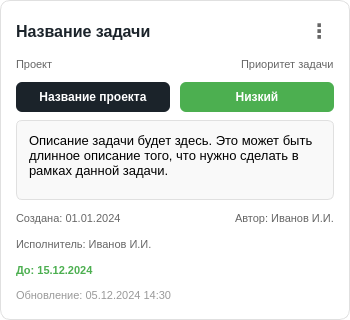
<?xml version="1.0" encoding="UTF-8"?>
<ui version="4.0">
 <class>TaskCard</class>
 <widget class="QFrame" name="TaskCard">
  <property name="geometry">
   <rect>
    <x>0</x>
    <y>0</y>
    <width>350</width>
    <height>320</height>
   </rect>
  </property>
  <property name="minimumSize">
   <size>
    <width>300</width>
    <height>280</height>
   </size>
  </property>
  <property name="maximumSize">
   <size>
    <width>350</width>
    <height>350</height>
   </size>
  </property>
  <property name="styleSheet">
   <string notr="true">QFrame#TaskCard {
    background-color: white;
    border-radius: 10px;
    border: 1px solid #E0E0E0;
    padding: 15px;
}
QFrame#TaskCard:hover {
    border: 2px solid #D22730;
    box-shadow: 0 4px 12px rgba(210, 39, 48, 0.2);
}</string>
  </property>
  <property name="frameShape">
   <enum>QFrame::StyledPanel</enum>
  </property>
  <property name="frameShadow">
   <enum>QFrame::Raised</enum>
  </property>
  <layout class="QVBoxLayout" name="verticalLayout">
   <property name="spacing">
    <number>8</number>
   </property>
   <property name="leftMargin">
    <number>0</number>
   </property>
   <property name="topMargin">
    <number>0</number>
   </property>
   <property name="rightMargin">
    <number>0</number>
   </property>
   <property name="bottomMargin">
    <number>0</number>
   </property>
   <item>
    <layout class="QHBoxLayout" name="titleLayout">
     <item>
      <widget class="QLabel" name="taskTitleLabel">
       <property name="styleSheet">
        <string notr="true">QLabel {
    font-size: 16px;
    font-weight: bold;
    color: #1B232A;
}</string>
       </property>
       <property name="text">
        <string>Название задачи</string>
       </property>
      </widget>
     </item>
     <item>
      <spacer name="horizontalSpacer">
       <property name="orientation">
        <enum>Qt::Horizontal</enum>
       </property>
       <property name="sizeHint" stdset="0">
        <size>
         <width>40</width>
         <height>20</height>
        </size>
       </property>
      </spacer>
     </item>
     <item>
      <widget class="QPushButton" name="menuButton">
       <property name="minimumSize">
        <size>
         <width>30</width>
         <height>30</height>
        </size>
       </property>
       <property name="maximumSize">
        <size>
         <width>30</width>
         <height>30</height>
        </size>
       </property>
       <property name="styleSheet">
        <string notr="true">QPushButton {
    background-color: transparent;
    border: none;
    color: #666;
    font-size: 20px;
    font-weight: bold;
}
QPushButton:hover {
    color: #D22730;
}</string>
       </property>
       <property name="text">
        <string>⋮</string>
       </property>
      </widget>
     </item>
    </layout>
   </item>
   <item>
    <layout class="QHBoxLayout" name="labelsLayout">
     <item>
      <widget class="QLabel" name="projectLabel">
       <property name="styleSheet">
        <string notr="true">QLabel {
    font-size: 11px;
    color: #666;
}</string>
       </property>
       <property name="text">
        <string>Проект</string>
       </property>
      </widget>
     </item>
     <item>
      <spacer name="horizontalSpacer_2">
       <property name="orientation">
        <enum>Qt::Horizontal</enum>
       </property>
       <property name="sizeHint" stdset="0">
        <size>
         <width>40</width>
         <height>20</height>
        </size>
       </property>
      </spacer>
     </item>
     <item>
      <widget class="QLabel" name="priorityLabel">
       <property name="styleSheet">
        <string notr="true">QLabel {
    font-size: 11px;
    color: #666;
}</string>
       </property>
       <property name="text">
        <string>Приоритет задачи</string>
       </property>
      </widget>
     </item>
    </layout>
   </item>
   <item>
    <layout class="QHBoxLayout" name="projectPriorityLayout">
     <property name="spacing">
      <number>10</number>
     </property>
     <item>
      <widget class="QPushButton" name="projectButton">
       <property name="minimumSize">
        <size>
         <width>0</width>
         <height>30</height>
        </size>
       </property>
       <property name="maximumSize">
        <size>
         <width>16777215</width>
         <height>30</height>
        </size>
       </property>
       <property name="styleSheet">
        <string notr="true">QPushButton {
    background-color: #1B232A;
    color: white;
    border: none;
    border-radius: 6px;
    padding: 6px 12px;
    font-size: 12px;
    font-weight: bold;
}
QPushButton:hover {
    background-color: #D9D9D6;
    color: black;
}</string>
       </property>
       <property name="text">
        <string>Название проекта</string>
       </property>
      </widget>
     </item>
     <item>
      <widget class="QLabel" name="priorityValueLabel">
       <property name="minimumSize">
        <size>
         <width>0</width>
         <height>30</height>
        </size>
       </property>
       <property name="maximumSize">
        <size>
         <width>16777215</width>
         <height>30</height>
        </size>
       </property>
       <property name="layoutDirection">
        <enum>Qt::LeftToRight</enum>
       </property>
       <property name="styleSheet">
        <string notr="true">QLabel {
    background-color: #4CAF50;
    color: white;
    border: none;
    border-radius: 6px;
    padding: 6px 12px;
    font-size: 12px;
    font-weight: bold;
    text-align: center;
}</string>
       </property>
       <property name="text">
        <string>Низкий</string>
       </property>
       <property name="alignment">
        <set>Qt::AlignCenter</set>
       </property>
      </widget>
     </item>
    </layout>
   </item>
   <item>
    <widget class="QTextEdit" name="descriptionText">
     <property name="maximumSize">
      <size>
       <width>16777215</width>
       <height>80</height>
      </size>
     </property>
     <property name="styleSheet">
      <string notr="true">QTextEdit {
    border: 1px solid #E0E0E0;
    border-radius: 6px;
    padding: 8px;
    font-size: 13px;
    background-color: #F9F9F9;
}
QTextEdit:focus {
    border: 1px solid #D22730;
}</string>
     </property>
     <property name="readOnly">
      <bool>true</bool>
     </property>
     <property name="html">
      <string>&lt;!DOCTYPE HTML PUBLIC &quot;-//W3C//DTD HTML 4.0//EN&quot; &quot;http://www.w3.org/TR/REC-html40/strict.dtd&quot;&gt;
&lt;html&gt;&lt;head&gt;&lt;meta name=&quot;qrichtext&quot; content=&quot;1&quot; /&gt;&lt;style type=&quot;text/css&quot;&gt;
p, li { white-space: pre-wrap; }
&lt;/style&gt;&lt;/head&gt;&lt;body style=&quot; font-family:'Segoe UI'; font-size:13px; font-weight:400; font-style:normal;&quot;&gt;
&lt;p style=&quot; margin-top:0px; margin-bottom:0px; margin-left:0px; margin-right:0px; -qt-block-indent:0; text-indent:0px;&quot;&gt;Описание задачи будет здесь. Это может быть длинное описание того, что нужно сделать в рамках данной задачи.&lt;/p&gt;&lt;/body&gt;&lt;/html&gt;</string>
     </property>
    </widget>
   </item>
   <item>
    <layout class="QHBoxLayout" name="tagsLayout">
     <property name="spacing">
      <number>5</number>
     </property>
    </layout>
   </item>
   <item>
    <layout class="QHBoxLayout" name="createdLayout">
     <item>
      <widget class="QLabel" name="createdLabel">
       <property name="styleSheet">
        <string notr="true">QLabel {
    font-size: 11px;
    color: #666;
}</string>
       </property>
       <property name="text">
        <string>Создана: 01.01.2024</string>
       </property>
      </widget>
     </item>
     <item>
      <spacer name="horizontalSpacer_3">
       <property name="orientation">
        <enum>Qt::Horizontal</enum>
       </property>
       <property name="sizeHint" stdset="0">
        <size>
         <width>40</width>
         <height>20</height>
        </size>
       </property>
      </spacer>
     </item>
     <item>
      <widget class="QLabel" name="authorLabel">
       <property name="styleSheet">
        <string notr="true">QLabel {
    font-size: 11px;
    color: #666;
}</string>
       </property>
       <property name="text">
        <string>Автор: Иванов И.И.</string>
       </property>
      </widget>
     </item>
    </layout>
   </item>
   <!-- НОВАЯ СТРОКА: Исполнитель -->
   <item>
    <widget class="QLabel" name="executorLabel">
     <property name="styleSheet">
      <string notr="true">QLabel {
    font-size: 11px;
    color: #666;
}</string>
     </property>
     <property name="text">
      <string>Исполнитель: Иванов И.И.</string>
     </property>
    </widget>
   </item>
   <item>
    <widget class="QLabel" name="deadlineLabel">
     <property name="styleSheet">
      <string notr="true">QLabel {
    font-size: 11px;
    color: #4CAF50;
    font-weight: bold;
}</string>
     </property>
     <property name="text">
      <string>До: 15.12.2024</string>
     </property>
    </widget>
   </item>
   <item>
    <widget class="QLabel" name="updatedLabel">
     <property name="styleSheet">
      <string notr="true">QLabel {
    font-size: 11px;
    color: #999;
}</string>
     </property>
     <property name="text">
      <string>Обновление: 05.12.2024 14:30</string>
     </property>
    </widget>
   </item>
  </layout>
 </widget>
 <resources/>
 <connections/>
</ui>
